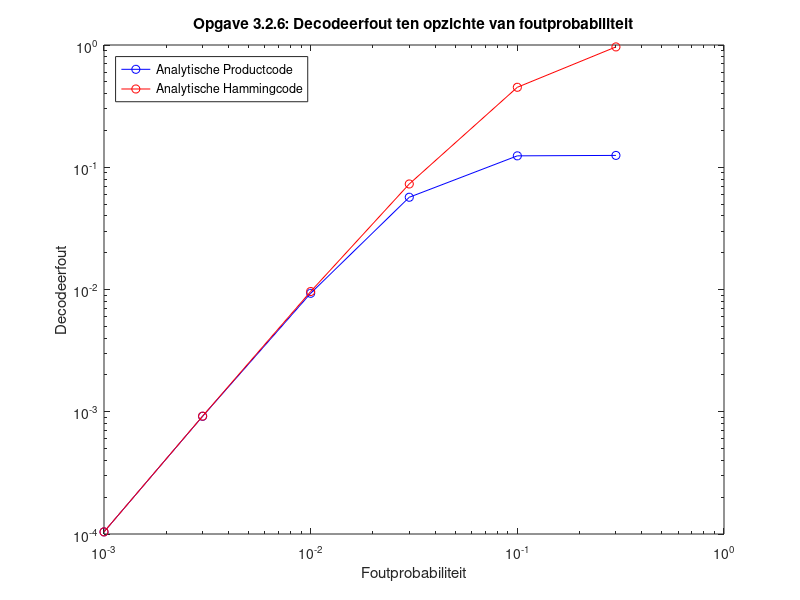

Here is the MATLAB script that generated this plot:
p = [0.3 0.1 0.03 0.01 0.003 0.001];
a_decodeerfoutkans = [0.964732 0.450957 0.0729725 0.00962977 0.000920759 0.000104094];
a_decodeerfoutkans_p = [1 0.99174 0.45468 0.074491 0.0073424 0.00083245];
a_decodeerfoutkans_p = a_decodeerfoutkans_p/8;

waarden_x_as=p;

loglog(waarden_x_as, a_decodeerfoutkans_p, '-bo', waarden_x_as, a_decodeerfoutkans, '-ro');
title('Opgave 3.2.6: Decodeerfout ten opzichte van foutprobabiliteit');
ylabel('Decodeerfout');
xlabel('Foutprobabiliteit');
leg1 = legend('Analytische Productcode', 'Analytische Hammingcode');
set(leg1,'Location','NorthWest')